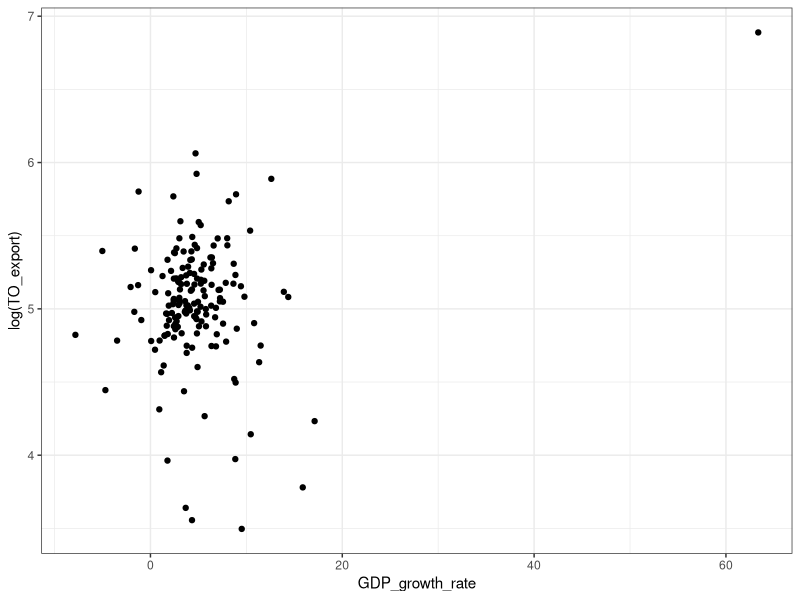
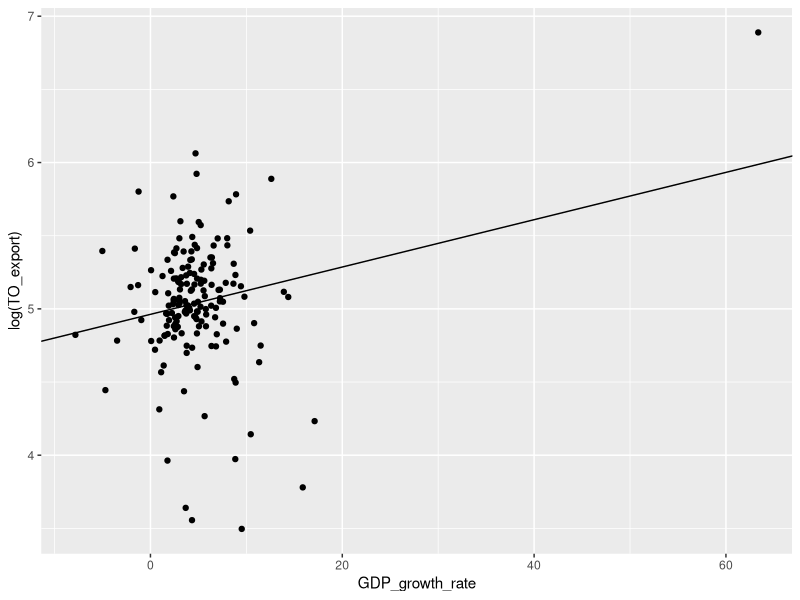

These charts were generated, in order, by the following R code:
library(tidyverse)
library(ggplot2)

df <- read.csv("./WtoData_20240327050855.csv")

# column selection and renaming
df %>% select(Indicator.Code, 
              Reporting.Economy.ISO3A.Code,
              Reporting.Economy,
              Product.Sector.Code,
              Product.Sector,
              Unit.Code,
              year = Year,
              value = Value
) %>% 
  rename(Ind_cd =Indicator.Code,
         iso3c  = Reporting.Economy.ISO3A.Code,
         country = Reporting.Economy,
         prod_cd = Product.Sector.Code,
         prod_ds = Product.Sector,
         unit = Unit.Code,
        ) %>% 
  mutate( EXP_IMP = case_when( Ind_cd == "ITS_MTP_AMF" ~ "import",
                               Ind_cd == "ITS_MTP_AXF" ~ "export"
                               )) -> df1

# pivot_wider()
df1 %>% group_by(prod_cd, prod_ds) %>% count()

df2 <- df1 %>% select(iso3c, country, year, prod_cd, EXP_IMP, value) %>%
                pivot_wider(names_from = c(prod_cd, EXP_IMP), values_from = value) %>%
                arrange(iso3c, year)


## add region info to df2
region_info <- read.csv("./country_region_code.csv")
df3 <- region_info %>% select(alpha.3, region, sub.region, intermediate.region) %>% 
                       rename(iso3c = alpha.3, sub_region = sub.region, inter_region=intermediate.region) %>% 
                    inner_join(., df2, by="iso3c") %>%
                    relocate(country, iso3c, region, sub_region, inter_region, year, TO_export, TO_import)

# load the gdp growth rate and inflation rate(cusumer price index) file from world bank data
gdp_grw <- read_csv("./API_NY.GDP.MKTP.KD.ZG_DS2.csv", col_names = T, skip = 4)
inf_cpi <- read_csv("./API_FP.CPI.TOTL.ZG_DS2.csv", col_names = T, skip = 4)

gdp_grw %>% select("Country Code", "2000":"2023") %>%
            pivot_longer( cols = "2000":"2023", names_to = "year", values_to = "GDP_growth_rate") %>%
            mutate(year = as.numeric(year)) %>% 
            rename(iso3c="Country Code") -> gdp_grw_f

inf_cpi %>% select("Country Code", "2000":"2023") %>% 
            pivot_longer( cols = "2000":"2023", names_to = "year", values_to = "Inflation_rate") %>% 
            mutate(year = as.numeric(year)) %>% 
            rename(iso3c="Country Code") -> info_cpi_f


# merge these two files with export & import df
left_join(df3, gdp_grw_f, by=c("iso3c"="iso3c","year"="year")) %>%
  left_join(., info_cpi_f, by=c("iso3c"="iso3c", "year"="year")) -> final_df


unique(final_df$region)
final_df %>% filter(year >= 2022 & GDP_growth_rate > -10 & !sub_region %in% c("Melanesia","Polynesia","Micronesia")) %>%
              # ggplot(aes(x=GDP_growth_rate, y=log(TO_export), group=region, color=region)) +
              ggplot(aes(x=GDP_growth_rate, y=log(TO_export))) +
              geom_point() +
              # facet_wrap(~region, ncol=3) +
              # geom_smooth(method = "lm", se=F) +
              theme_bw()

# lm_df <- final_df %>% filter(year == 2022 & GDP_growth_rate > -10 & region %in% c("Asia"))
lm_df <- final_df %>% filter(year == 2022 & GDP_growth_rate > -10 & !sub_region %in% c("Melanesia","Polynesia","Micronesia"))
# linear regression
lm_model <- lm(log(TO_export) ~ GDP_growth_rate, data=lm_df)
summary(lm_model)


# graph with linear regression result using ggplot
ggplot(data = lm_df, aes(x=GDP_growth_rate, y=log(TO_export))) +
  geom_point() +
  # geom_smooth(method =lm, se=F) +
  geom_abline(intercept = 4.962797, slope = 0.016169)

  

# linear_regression between gdp_growth_rate and log(to_export) in Asisa area
############################################################################


